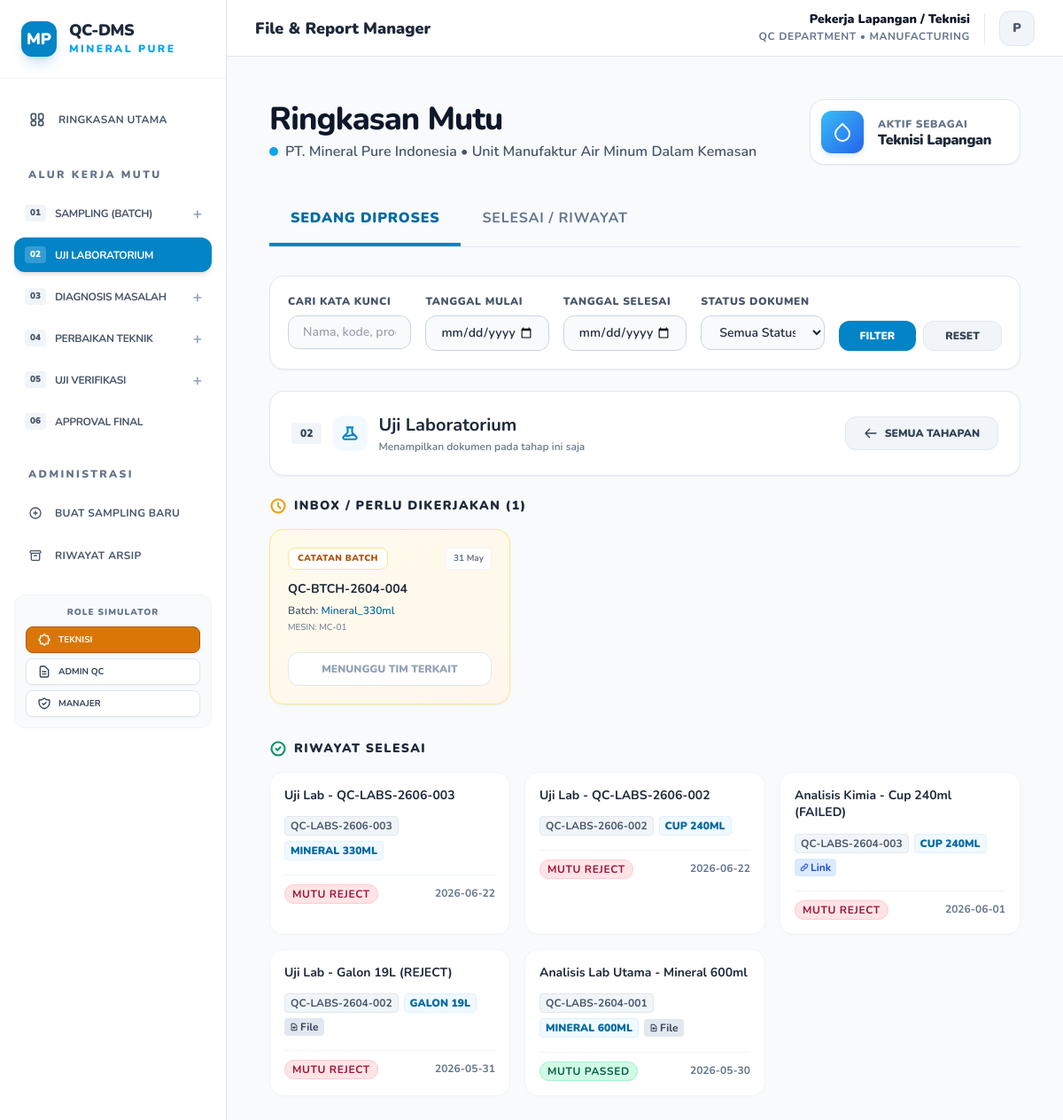
/index.php?filter=step2, run on the app's committed database.
### tables this page shows
CREATE TABLE documents (
        id INTEGER PRIMARY KEY AUTOINCREMENT,
        no_dokumen TEXT UNIQUE,
        nama_dokumen TEXT,
        produk TEXT,
        jenis TEXT,
        tanggal TEXT,
        inspector TEXT,
        machine_id TEXT,
        admin_entry_name TEXT,
        status TEXT,
        status_mutu TEXT DEFAULT 'Passed',
        approval_status TEXT DEFAULT 'Waiting Approval',
        approved_by TEXT,
        link TEXT,
        deskripsi TEXT,
        folder_path TEXT,
        parent_doc_id INTEGER,
        ph TEXT,
        tds TEXT,
        kekeruhan TEXT,
        created_at DATETIME,
        approved_at DATETIME,
        archived_at DATETIME
    , file_path TEXT, external_link TEXT);

### index.php (the view, shortened to what the rows shown need)
<?php
require 'db.php';
$filter = $_GET['filter'] ?? null;
$status_filter = $_GET['status_filter'] ?? null;
$query = "SELECT * FROM documents WHERE 1=1";
$params = [];
if ($status_filter === 'Approved') {
    $query .= " AND (approval_status = 'Approved' OR status = 'Archived')";
} elseif ($status_filter === 'Pending') {
    $query .= " AND (status = 'Pending' OR approval_status = 'Waiting Approval')";
} elseif ($status_filter === 'Hold') {
    $query .= " AND (status = 'Hold' OR approval_status = 'Hold')";
} else {
    if ($filter == 'step6') {
        $query .= " AND status NOT IN ('Rejected')";
    } else {
        $query .= " AND status NOT IN ('Archived', 'Rejected')";
    }
}
if ($filter == 'waiting') {
    $query .= " AND approval_status = 'Waiting Approval'";
} elseif ($filter == 'step1') {
    $query .= " AND jenis = 'Catatan_Batch'";
} elseif ($filter == 'step2') {
    $query .= " AND jenis = 'Uji_Lab'";
} elseif ($filter == 'step3') {
    $query .= " AND jenis = 'Diagnosis_Mesin'";
} elseif ($filter == 'step4') {
    $query .= " AND jenis = 'Laporan_Perbaikan'";
} elseif ($filter == 'step5') {
    $query .= " AND jenis = 'Uji_Ulang'";
} elseif ($filter == 'step6') {
    $query .= " AND jenis = 'Approval_Manager'";
}
$query .= " ORDER BY tanggal DESC, id DESC";
$stmt = $pdo->prepare($query);
$stmt->execute($params);
$files = $stmt->fetchAll(PDO::FETCH_ASSOC);
$jenis_to_step = [
    'Catatan_Batch' => 'step1',
    'Uji_Lab' => 'step2',
    'Diagnosis_Mesin' => 'step3',
    'Laporan_Perbaikan' => 'step4',
    'Uji_Ulang' => 'step5',
    'Approval_Manager' => 'step6'
];
$pipeline_data = [
    'step1' => [],
    'step2' => [],
    'step3' => [],
    'step4' => [],
    'step5' => [],
    'step6' => []
];
foreach ($files as $file) {
    $s_key = $jenis_to_step[$file['jenis']] ?? null;
    if ($s_key) {
        $pipeline_data[$s_key][] = $file;
    }
}
?>
<!DOCTYPE html>
<html lang="id">
<head>
    <script src="https://cdn.tailwindcss.com"></script>
</head>
<body class="antialiased">
    <?php include 'sidebar.php'; ?>
    <div class="p-4 max-w-7xl mx-auto">
        <div class="mb-8 flex flex-col md:flex-row justify-between items-start md:items-center gap-6">
            <div>
                <h1 class="text-3xl md:text-4xl font-extrabold tracking-tight text-slate-900">Ringkasan Mutu</h1>
            </div>
        </div>
        <?php if ($filter && $filter !== 'waiting'):
            $step_info = $steps_config[$filter] ?? null;
            $step_files = $pipeline_data[$filter] ?? [];
        ?>
            <div class="mb-6 bg-white p-6 rounded-2xl border border-slate-200 shadow-sm flex flex-col sm:flex-row justify-between items-start sm:items-center gap-4">
                <div class="flex items-center gap-3">
                    <div>
                        <h2 class="text-xl font-bold text-slate-800"><?= $step_info['title'] ?></h2>
                    </div>
                </div>
            </div>
            <div class="grid grid-cols-1 md:grid-cols-2 lg:grid-cols-3 gap-4 mb-16">
                <?php if (empty($step_files)): ?>
                    <div class="col-span-full py-16 text-center bg-white rounded-2xl border border-slate-200 p-8">
                        <svg class="w-12 h-12 text-slate-300 mx-auto mb-3" fill="none" stroke="currentColor" viewBox="0 0 24 24" xmlns="http://www.w3.org/2000/svg">
                            <path stroke-linecap="round" stroke-linejoin="round" stroke-width="2" d="M9 12h6m-6 4h6m2 5H7a2 2 0 01-2-2V5a2 2 0 012-2h5.586a1 1 0 01.707.293l5.414 5.414a1 1 0 01.293.707V19a2 2 0 01-2 2z"></path>
                        </svg>
                        <p class="text-sm font-black text-slate-400 uppercase tracking-wider">Tidak ada dokumen di tahap ini</p>
                    </div>
                <?php else: ?>
                    <?php foreach ($step_files as $file): ?>
                        <?= renderDocumentCard($file, $pdo) ?>
                    <?php endforeach; ?>
                <?php endif; ?>
            </div>
        <?php endif; ?>
    </main>
    </div>
    </div>
</body>
</html>
<?php
function renderDocumentCard($file, $pdo) {
    ?>
    <a href="view.php?id=<?= $file['id'] ?>" class="doc-card">
        <p class="font-bold text-slate-800 text-sm leading-snug hover:text-sky-600 transition-colors">
            <?= htmlspecialchars($file['nama_dokumen']) ?>
        </p>
        <div class="flex flex-wrap items-center gap-1.5 mt-1.5">
            <span class="text-xs font-mono font-bold text-slate-600 bg-slate-100 px-1.5 py-0.5 rounded border border-slate-200">
                <?= htmlspecialchars($file['no_dokumen']) ?>
            </span>
            <span class="text-xs font-black text-sky-700 bg-sky-50 px-1.5 py-0.5 rounded uppercase border border-sky-100">
                <?= str_replace('_', ' ', $file['produk']) ?>
            </span>
            <?php if (!empty($file['file_path'])): ?>
                <span class="text-xs font-bold bg-slate-200 text-slate-700 px-1.5 py-0.5 rounded flex items-center gap-0.5">
                    File
                </span>
            <?php endif; ?>
            <?php if (!empty($file['external_link'])): ?>
                <span class="text-xs font-bold bg-blue-100 text-blue-700 px-1.5 py-0.5 rounded flex items-center gap-0.5">
                    Link
                </span>
            <?php endif; ?>
        </div>
        <div class="flex items-center justify-between gap-2 mt-2 pt-2 border-t border-slate-100">
            <div>
                <?php
                if ($file['jenis'] == 'Uji_Lab' || $file['jenis'] == 'Uji_Ulang') {
                    $is_passed = ($file['status_mutu'] == 'Passed' || $file['status_mutu'] == 'Lolos');
                    $bg_class = $is_passed ? 'bg-emerald-100 text-emerald-800 border-emerald-200' : 'bg-rose-100 text-rose-800 border-rose-200';
                    $label = $is_passed ? 'Mutu Passed' : 'Mutu Reject';
                    echo "<span class='px-2 py-0.5 border rounded-full text-xs font-bold uppercase tracking-wider $bg_class'>$label</span>";
                    $badge_shown = true;
                }
                ?>
            </div>
            <span class="text-xs font-bold text-slate-500">
                <?= htmlspecialchars($file['tanggal']) ?>
            </span>
        </div>
    </a>
    <?php
    return ob_get_clean();
}
?>

### data on the page
documents: nama_dokumen "Uji Lab - QC-LABS-2606-003", no_dokumen "QC-LABS-2606-003", produk "MINERAL 330ML", status_mutu "MUTU REJECT", tanggal "2026-06-22"
documents: nama_dokumen "Uji Lab - QC-LABS-2606-002", no_dokumen "QC-LABS-2606-002", produk "CUP 240ML", status_mutu "MUTU REJECT", tanggal "2026-06-22"
documents: nama_dokumen "Analisis Kimia - Cup 240ml (FAILED)", no_dokumen "QC-LABS-2604-003", produk "CUP 240ML", shows "Link", status_mutu "MUTU REJECT", tanggal "2026-06-01"
documents: nama_dokumen "Uji Lab - Galon 19L (REJECT)", no_dokumen "QC-LABS-2604-002", produk "GALON 19L", shows "File", status_mutu "MUTU REJECT", tanggal "2026-05-31"
documents: nama_dokumen "Analisis Lab Utama - Mineral 600ml", no_dokumen "QC-LABS-2604-001", produk "MINERAL 600ML", shows "File", status_mutu "MUTU PASSED", tanggal "2026-05-30"

### other printed values
$val['num'] "01"
$val['title'] "SAMPLING (BATCH)"
$val['num'] "02"
$val['title'] "UJI LABORATORIUM"
$val['num'] "03"
$val['title'] "DIAGNOSIS MASALAH"
$val['num'] "04"
$val['title'] "PERBAIKAN TEKNIK"
$val['num'] "05"
$val['title'] "UJI VERIFIKASI"
$val['num'] "06"
$val['title'] "APPROVAL FINAL"
$role_name "Pekerja Lapangan / Teknisi"
substr($role_name, 0, 1) "P"
$step_info['num'] "02"
